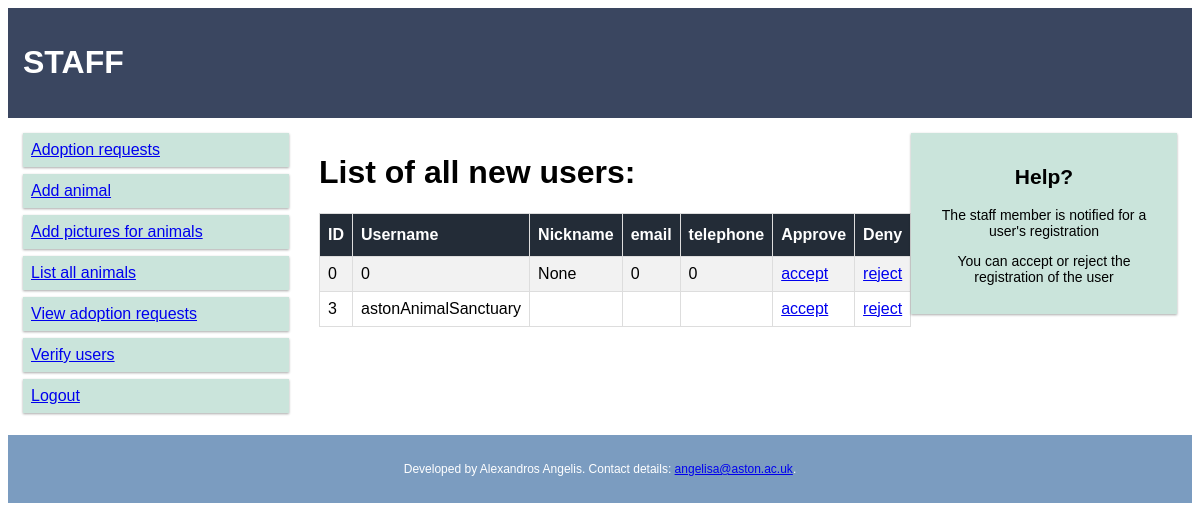
Screenshot of /staff_verify.php (signed in) with the database file from the repository.
### tables this page shows
CREATE TABLE `user` (
  `id` int(11) NOT NULL,
  `username` text NOT NULL,
  `password` text NOT NULL,
  `nickname` text NOT NULL,
  `date_of_birth` date NOT NULL,
  `block` int(11) NOT NULL,
  `email` text NOT NULL,
  `telephone` text NOT NULL,
  `verified` tinyint(1) NOT NULL
);

### staff_verify_php.php (the view)
    <h1>List of all new users:</h1>
    <table  id="customers">
	<tr>
	<th><strong>ID</strong></th>
	<th><strong>Username</strong></th>
	<th><strong>Nickname</strong></th>
	<th><strong>email</strong></th>
	<th><strong>telephone</strong></th>
	<th><strong>Approve</strong></th>
	<th><strong>Deny</strong></th>
	</tr>
<?php
$query = 'SELECT id,  username,  password,  nickname,  date_of_birth,  block,  email,  telephone, verified FROM user WHERE verified =0 ';
$rows = $db->query($query);
foreach ($rows as $row)
{
?>
	<tr>
	<td><?= $row["id"] ?></td>
	<td><?= $row["username"] ?></td>
	<td><?= $row["nickname"] ?></td>
	<td><?= $row["email"] ?></td>
	<td><?= $row["telephone"] ?></td>
	<td><a href='verification.php?uid=<?= $row["id"] ?>&verification=1'>accept</a></td>
	<td><a href='verification.php?uid=<?= $row["id"] ?>&verification=2'>reject</a></td>
	</tr>
<?php
}
?>
		</table>

### mystyle.css (style rules this page uses)
* { box-sizing: border-box; }
html { font-family: "Lucida Sans", sans-serif; }
#customers { font-family: "Trebuchet MS", Arial, Helvetica, sans-serif; border-collapse: collapse; width: 100%; }
#customers td, #customers th { border: 1px solid #ddd; padding: 8px; }
#customers tr:nth-child(even) { background-color: #f2f2f2; }
#customers th { padding-top: 12px; padding-bottom: 12px; text-align: left; background-color: #232C37; color: white; }

### rows the page displays
user: id "0", username "0", nickname "None", email "0", telephone "0"
user: id "3", username "astonAnimalSanctuary"

### other values shown
$var4 "Help?"
$var5 "The staff member is notified for a user's registration"
$var6 "You can accept or reject the registration of the user"
